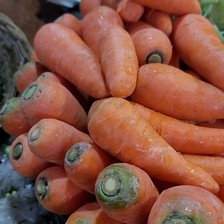
#> input picture dataset/Carrot/0463.jpg, 224 x 224 px; its folder holds only this picture in this run
$ jupyter execute --allow-errors CarrotClassificationModel.ipynb
#> lines starting #> are read from the running program, lines starting #| are printed output that depends on the picture
# Simple ML model to identify carrot images

This project presents a basic machine learning pipeline for classifying images into two categories: carrot and not carrot. A Logistic Regression model is used to predict the probability that a given image belongs to the carrot class.

Logistic Regression is a supervised learning algorithm commonly used for classification tasks. It models the relationship between input features and the probability of belonging to a specific class.

For the purpose of this project, a small dataset is used, organized into two folders: carrot and not_carrot. Each folder contains images corresponding to its class.

# 1. Imports

In this project, we use the scikit-learn library to build and evaluate the Logistic Regression model. For evaluation, we use accuracy_score, classification_report, and confusion_matrix. Additional libraries such as OpenCV (cv2), NumPy, and Matplotlib are used for image processing and visualization.

[cell 1]
import os
import numpy as np
import cv2
import matplotlib.pyplot as plt
from sklearn.linear_model import LogisticRegression
from sklearn.metrics import accuracy_score, classification_report, confusion_matrix
from sklearn.model_selection import train_test_split

# 2. Load and Process Data

The next step is to load and process the images. All images are resized to 64x64. The image data is stored in X, and the corresponding labels are stored in Y. The model iterates through dataset, each subfolder name represent a class. The model loads each image, resize it, and add it to X with the corresponding Y. Finally, the lists are converted to NumPy arrays.

[cell 2]
DATASET_PATH = "dataset"

image_size = 64
X = []
y = []

class_names = sorted([
    d for d in os.listdir(DATASET_PATH)
    if os.path.isdir(os.path.join(DATASET_PATH, d)) and not d.startswith(".")
])

for label_index, class_name in enumerate(class_names):
    class_folder = os.path.join(DATASET_PATH, class_name)
    if not os.path.isdir(class_folder):
        continue
    for filename in os.listdir(class_folder):
        filepath = os.path.join(class_folder, filename)
        img = cv2.imread(filepath, cv2.IMREAD_COLOR)
#> img is the input picture: shape (224, 224, 3); mean B, G, R 67.9, 83.5, 137.2
        if img is not None:
            img = cv2.resize(img, (image_size, image_size))
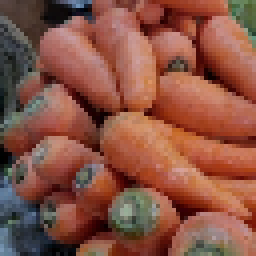
#> img: shape (64, 64, 3) (shown 4 times larger); mean B, G, R 67.7, 83.3, 137
            X.append(img)
            y.append(label_index)
#> pass 2 of the loop `for label_index, class_name in enumerate(class_names):`:
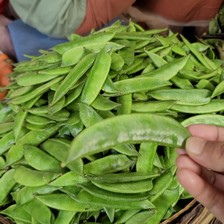
#> input picture dataset/NotCarrot/0002.jpg, 224 x 224 px
#> img is the input picture: shape (224, 224, 3); mean B, G, R 64.5, 128.1, 112.2
#> `img = cv2.resize(img, (image_size, image_size))`:
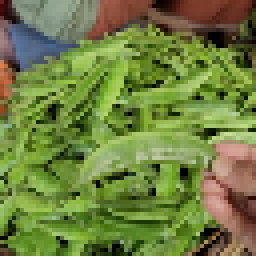
#> img: shape (64, 64, 3) (shown 4 times larger); mean B, G, R 64.2, 127.9, 111.9

X = np.array(X)
y = np.array(y)

print("Found classes:", class_names)
print("Loaded", len(X), "images.")
#| Loaded 2 images.


_, axes = plt.subplots(nrows=1, ncols=4, figsize=(12, 3))
for ax, img, label in zip(axes, X[:4], y[:4]):
    ax.imshow(img)
    ax.set_title(f"Class: {class_names[label]}")
    ax.axis("off")
#> this loop made 2 passes
#> label on passes 1 to 2: 0, 1
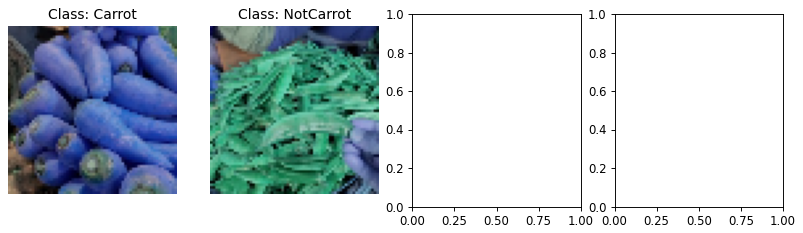
#> figure drawn by matplotlib, 2 panels

# 3. Normalization and Classification

Before training the model, the images are normalized and flattened. The data is split into training and testing sets using train_test_split with 80% of the data for training and 20% for testing. Finally, The Logistic Regression model is trained on the training data, and its performance is evaluated using accuracy, a classification report, and a confusion matrix.

[cell 3]
X_normalized = X / 255.0
n_samples = len(X_normalized)
#> n_samples = 2
X_flattened = X_normalized.reshape((n_samples, -1))

# Split into training and test sets
#> (the rest of this cell did not finish here and is left out)
